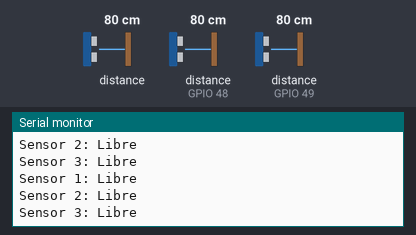
This sketch was run on a simulated ESP32. Parts: the last lines printed to the serial monitor. The inputs (shaded band) are chosen by the test bench; at power-on: distance to the obstacle 80 cm, distance to the obstacle (sensors on GPIO 48, GPIO 49) 80 cm.

Above: at 1.2 s.
1.3 s: distance to the obstacle (sensor 0) set to 2 cm
At 1.62 s:
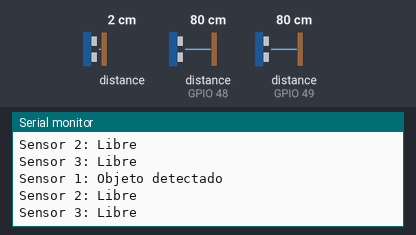
3.1 s: distance to the obstacle (sensor on GPIO 48) set to 2 cm
At 3.41 s:
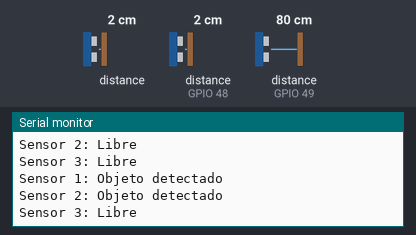
4.6 s: distance to the obstacle (sensor on GPIO 49) set to 2 cm
At 4.76 s:
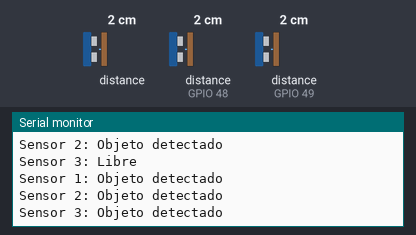
Timing chart, 0 to 7.6 s (numbered marks = the images above; inputs shaded):
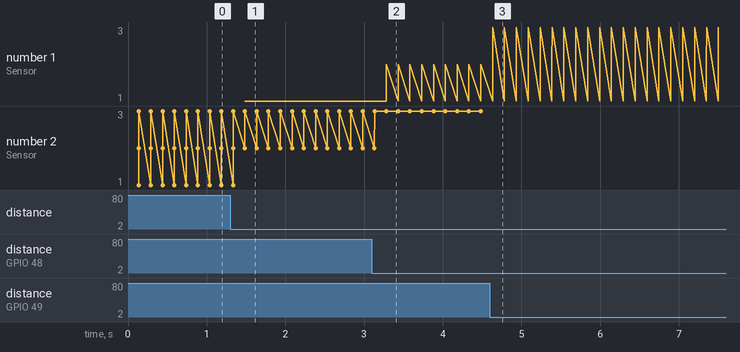

The sketch:

pruebaSensores.ino
```cpp
#include "Sensores.h"

Sensores sensores;

void setup() {
  Serial.begin(115200);
  sensores.begin();
}

void loop() {
  int obj1 = sensores.detectarSensor1();
  int obj2 = sensores.detectarSensor2();
  int obj3 = sensores.detectarSensor3();

  Serial.print("Sensor 1: "); Serial.println(obj1 ? "Objeto detectado" : "Libre");
  Serial.print("Sensor 2: "); Serial.println(obj2 ? "Objeto detectado" : "Libre");
  Serial.print("Sensor 3: "); Serial.println(obj3 ? "Objeto detectado" : "Libre");

  delay(50); // Espera medio segundo antes de la siguiente medición
}
```

Sensores.h
```cpp
#ifndef SENSORES_H
#define SENSORES_H

#include <Arduino.h>
#include <Wire.h>
#include <Adafruit_VL53L0X.h>

#define PIN_XSHUT_SENSOR1 33
#define PIN_XSHUT_SENSOR2 34
#define PIN_XSHUT_SENSOR3 35

class Sensores {
  public:
   Sensores();

   void begin();

   int detectarSensor1();
   int detectarSensor2();
   int detectarSensor3();
   int detectarObjeto (int sensorID);

   private:
   Adafruit_VL53L0X sensor1;
   Adafruit_VL53L0X sensor2;
   Adafruit_VL53L0X sensor3;
};

#endif

Sensores::Sensores(){

}

void Sensores::begin(){
  pinMode(PIN_XSHUT_SENSOR1, OUTPUT);
  pinMode(PIN_XSHUT_SENSOR2, OUTPUT);
  pinMode(PIN_XSHUT_SENSOR3, OUTPUT);
  digitalWrite(PIN_XSHUT_SENSOR1, LOW);
  digitalWrite(PIN_XSHUT_SENSOR2, LOW);
  digitalWrite(PIN_XSHUT_SENSOR3, LOW);
  delay (10);

  digitalWrite(PIN_XSHUT_SENSOR1, HIGH);
  delay(10);
  if (!sensor1.begin()) {
    Serial.println("Sensor 1 no pudo inicializarse.");
  }

  digitalWrite(PIN_XSHUT_SENSOR2, HIGH);
  delay(10);
  if (!sensor2.begin()) {
    Serial.println("Sensor 2 no pudo inicializarse.");
  }
  sensor2.setAddress(0x30);

  digitalWrite(PIN_XSHUT_SENSOR3, HIGH);
  delay(10);
  if (!sensor3.begin()) {
    Serial.println("Sensor 3 no pudo inicializarse.");
  }
  sensor3.setAddress(0x31);
}

int Sensores::detectarSensor1() {
  VL53L0X_RangingMeasurementData_t measure;
  sensor1.rangingTest(&measure, false);
  if (measure.RangeStatus == 0 && measure.RangeMilliMeter < 60) {
    return 1;
  }
  return 0;
}

int Sensores::detectarSensor2() {
  VL53L0X_RangingMeasurementData_t measure;
  sensor2.rangingTest(&measure, false);
  if (measure.RangeStatus == 0 && measure.RangeMilliMeter < 60) {
    return 1;
  }
  return 0;
}

int Sensores::detectarSensor3() {
  VL53L0X_RangingMeasurementData_t measure;
  sensor3.rangingTest(&measure, false);
  if (measure.RangeStatus == 0 && measure.RangeMilliMeter < 60) {
    return 1;
  }
  return 0;
}

int Sensores::detectarObjeto(int sensorId) {
  switch(sensorId) {
    case 1: return detectarSensor1();
    case 2: return detectarSensor2();
    case 3: return detectarSensor3();
    default: return 0;
  }
}
```

Measured:
- after the input at 1.3 s, the serial monitor: prints a new line after 0.19 s (image 1)
- after the input at 3.1 s, the serial monitor: prints a new line after 0.18 s (image 2)
- after the input at 4.6 s, the serial monitor: prints a new line at once (image 3)
